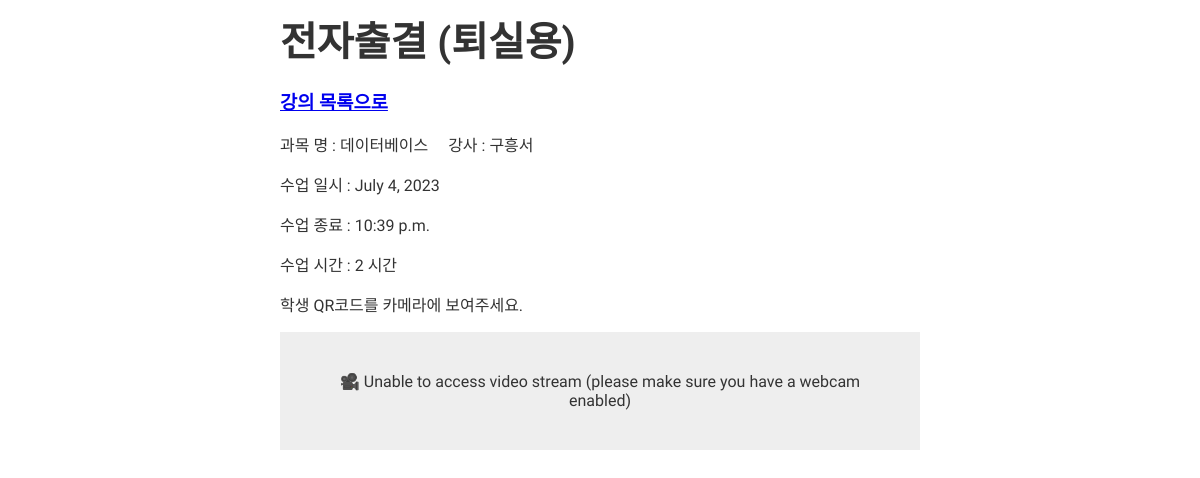
Page /course/QRScanner_out/1/ on the committed database.
### course/models.py (models this page shows, shortened)
class Course(models.Model):
    course_name = models.CharField(max_length=50)
    teacher_name = models.CharField(max_length=20)
    division_name = models.ForeignKey(Division, on_delete=models.CASCADE)
    start_date = models.DateField()
    start_at = models.TimeField()
    end_at = models.TimeField()
    hours = models.IntegerField()

### course/views.py (the view, shortened to what this page needs)
# urls.py: path('QRScanner_out/<int:pk>/', views.QRScanner_out, name='QRScanner_out'),
def QRScanner_out(request, pk):
    course = get_object_or_404(Course, pk=pk)
    qr_error = False    # 유효한 QR인지 확인
    context = {
        'course' : course,
        'qr_error'  : qr_error,
    }
    return render(request, 'attendance/QRScanner_out.html', context)

### course/templates/attendance/QRScanner_out.html (shortened to what this page needs)
{% load static %}
<html>
<head>
</head>
<body>
  <h1>전자출결 (퇴실용)</h1>
  <h3>
    <a href="{% url 'course:course_detail' course.pk %}">
      강의 목록으로
    </a>
  </h3>
  <p>과목 명 : {{course.course_name}} &nbsp;&nbsp;&nbsp; 강사 : {{course.teacher_name}} </p>
  <p>수업 일시 : {{course.start_date}}</p>
  <p>수업 종료 : {{course.end_at}} </p>
  <p>수업 시간 : {{course.hours}} 시간</p>
  <p>학생 QR코드를 카메라에 보여주세요.</p>
  <div id="loadingMessage">🎥 Unable to access video stream (please make sure you have a webcam enabled)</div>
</body>
</html>

### course/templates/attendance/QRScanner_out.html (style rules this page uses)
body { font-family: 'Ropa Sans', sans-serif; color: #333; max-width: 640px; margin: 0 auto; position: relative; }
h1 { margin: 10px 0; font-size: 40px; }
#loadingMessage { text-align: center; padding: 40px; background-color: #eee; }

### rows in the picture
Course: course_name "데이터베이스", teacher_name "구흥서", start_date "July 4, 2023", end_at "10:39 p.m.", hours "2"
